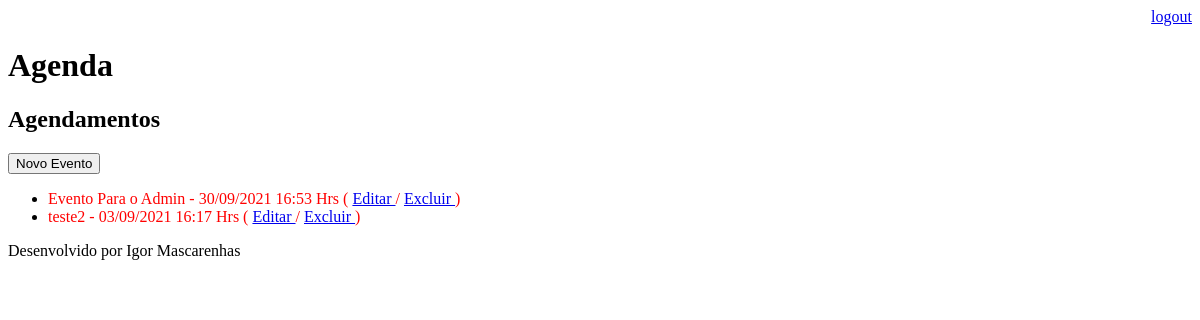
/agenda (signed in), run on an earlier commit of the app's database.
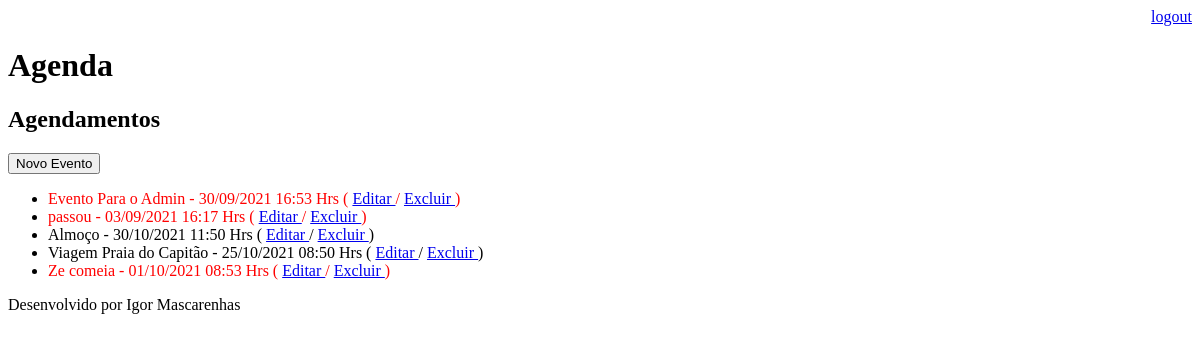
And on a later commit of the database.
### core/models.py (models this page shows, shortened)
class Evento(models.Model):
    titulo = models.CharField(max_length = 100)
    descricao = models.TextField(blank = True, null=True)
    data_evento = models.DateTimeField(verbose_name='Data do Evento')
    data_criacao = models.DateTimeField(auto_now=True)
    usuario = models.ForeignKey(User, on_delete= models.CASCADE) #campo usado no filter
    class Meta: #metadados da tabela, forçando o nome da tabela core_evento se tornar evento
        db_table = 'evento'
    def dataEvento(self):
        return self.data_evento.strftime("%d/%m/%Y %H:%M Hrs")
    def get_evento_atrasado(self):
        if self.data_evento < datetime.now() - timedelta(hours=1):
            return True
        else:
            return False

### core/views.py (the view)
# urls.py: path('agenda', views.lista_eventos),
@login_required(login_url='/login/') #obrigar a está logado para ver a agenda # quando não estiver logado ele vai pra essa rota
def lista_eventos(request):
    usuario = request.user
    evento = Evento.objects.filter(usuario=usuario)
    dados = {'eventos': evento} #dicionario #dados
    return render(request, 'agenda.html', dados)

### templates/agenda.html
{% extends "model-page.html" %}
{% block content %}
    <h2> Agendamentos</h2>
    <a href="agenda/evento/">
        <button type="button"> Novo Evento </button>
    </a>
    <ul>
    {% for i in eventos %}
        <li>
            <div style={% if i.get_evento_atrasado %} "color:red" {% endif %}>
                {{i.titulo}} - {{i.dataEvento}}
                ( <a href="agenda/evento/?id={{ i.id }}"> Editar </a>
                / <a href="agenda/evento/delete/{{ i.id }}/"> Excluir </a> )
            </div>
        </li>
    {% endfor %}
    </ul>
{% endblock %}

### templates/model-page.html
<!DOCTYPE html>
<html lang="en">
<head>
    {% include "model-header.html" %}
</head>
<body>
    {% block content %} {% endblock %}
    {% include "model-footer.html" %}
</body>
</html>

### templates/model-header.html (shortened to what this page needs)
<div align="right">
    <a href="/logout"> logout </a>
</div>
<h1>Agenda</h1>

### templates/model-footer.html
<p>Desenvolvido por Igor Mascarenhas</p>

What changed in the data, as far as the page shows it:
changed Evento: titulo "teste2" → "passou"
added Evento: titulo "Almoço", dataEvento "30/10/2021 11:50 Hrs"
added Evento: titulo "Viagem Praia do Capitão", dataEvento "25/10/2021 08:50 Hrs"
added Evento: titulo "Ze comeia", dataEvento "01/10/2021 08:53 Hrs"
